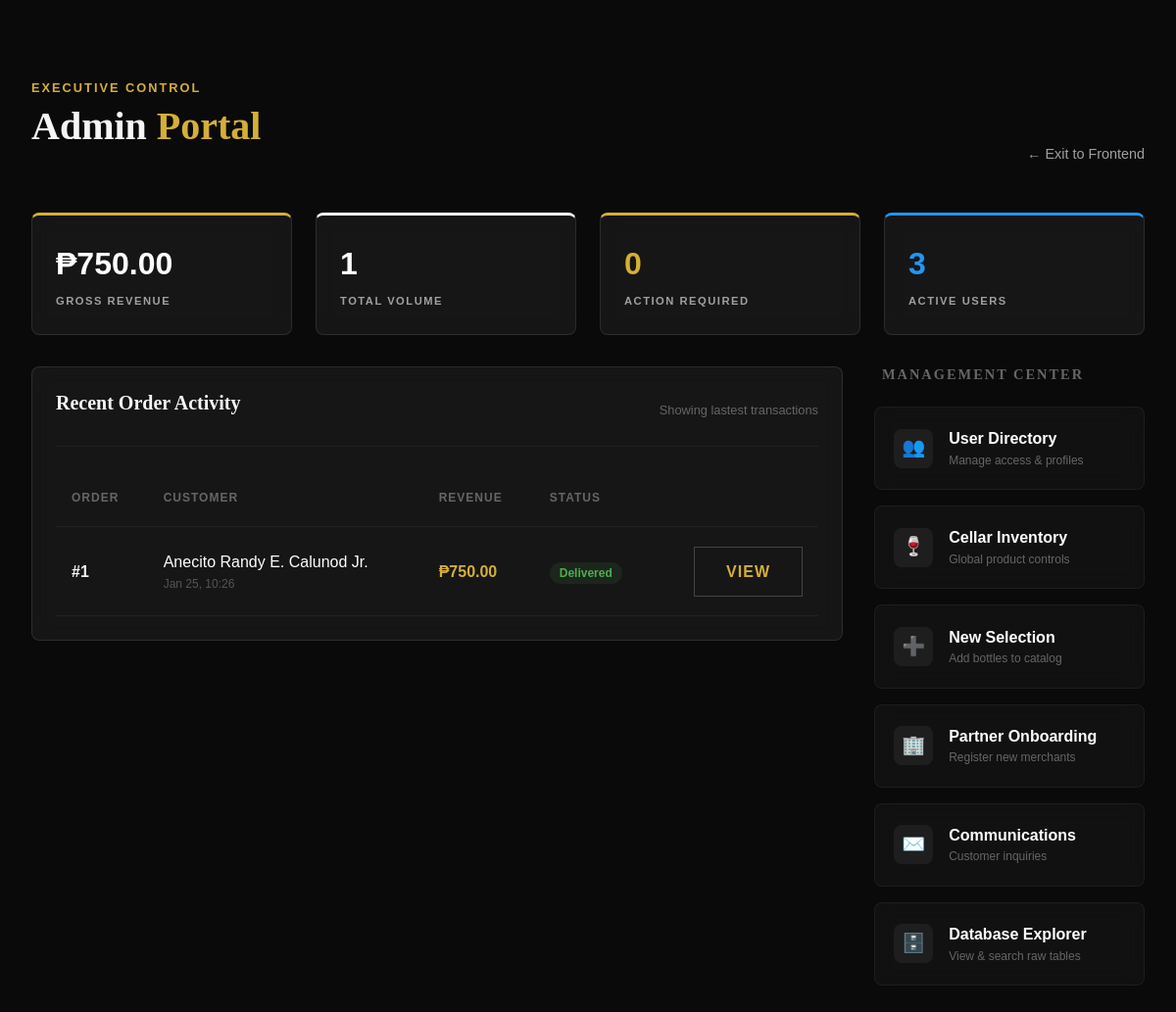
/admin/index.php (signed in), run on the app's committed database.
### tables this page shows
CREATE TABLE `orders` (
  `id` int(11) NOT NULL,
  `customer_name` varchar(255) NOT NULL,
  `customer_email` varchar(255) NOT NULL,
  `customer_address` text NOT NULL,
  `total_amount` decimal(10,2) NOT NULL,
  `order_date` datetime DEFAULT current_timestamp(),
  `status` varchar(50) DEFAULT 'Pending',
  `is_deleted` tinyint(1) DEFAULT 0,
  `user_id` int(11) DEFAULT NULL
);

### admin/index.php (the view, shortened to what this page needs)
<?php
include '../includes/db.php';
$stmt = $pdo->query("SELECT SUM(total_amount) as total FROM orders WHERE is_deleted = 0");
$total_sales = $stmt->fetch()['total'] ?? 0;
$stmt = $pdo->query("SELECT COUNT(*) as count FROM orders WHERE is_deleted = 0");
$total_orders = $stmt->fetch()['count'];
$stmt = $pdo->query("SELECT COUNT(*) as count FROM orders WHERE status = 'Pending' AND is_deleted = 0");
$pending_orders = $stmt->fetch()['count'];
$stmt = $pdo->query("SELECT COUNT(*) as count FROM users");
$total_users = $stmt->fetch()['count'];
$stmt = $pdo->query("SELECT * FROM orders WHERE is_deleted = 0 ORDER BY order_date DESC");
$orders = $stmt->fetchAll(PDO::FETCH_ASSOC);
?>
<!DOCTYPE html>
<html lang="en">
<head>
    <link rel="stylesheet" href="../css/style.css">
</head>
<body>
    <div class="admin-container">
        <header style="margin-bottom: 3rem; display: flex; justify-content: space-between; align-items: flex-end;">
            <div>
                <p style="color: var(--color-accent); text-transform: uppercase; font-size: 0.8rem; letter-spacing: 2px; margin-bottom: 5px; font-weight: 600;">Executive Control</p>
                <h1 style="font-family: 'Playfair Display', serif; font-size: 2.5rem;">Admin <span class="text-accent">Portal</span></h1>
            </div>
            <a href="../index.php" style="color: var(--color-text-muted); text-decoration: none; font-size: 0.9rem;">← Exit to Frontend</a>
        </header>
        <div class="stats-grid">
            <div class="glass-card stat-card" style="border-top: 3px solid var(--color-accent);">
                <div class="stat-value">₱<?php echo number_format($total_sales, 2); ?></div>
                <div class="stat-label">Gross Revenue</div>
            </div>
            <div class="glass-card stat-card" style="border-top: 3px solid #fff;">
                <div class="stat-value"><?php echo $total_orders; ?></div>
                <div class="stat-label">Total Volume</div>
            </div>
            <div class="glass-card stat-card" style="border-top: 3px solid #d4af37;">
                <div class="stat-value" style="color: #d4af37;"><?php echo $pending_orders; ?></div>
                <div class="stat-label">Action Required</div>
            </div>
            <div class="glass-card stat-card" style="border-top: 3px solid #2196f3;">
                <div class="stat-value" style="color: #2196f3;"><?php echo $total_users; ?></div>
                <div class="stat-label">Active Users</div>
            </div>
        </div>
        <div class="dashboard-grid">
            <div class="glass-card" style="padding: 1.5rem;">
                <div style="display: flex; justify-content: space-between; align-items: center; margin-bottom: 1.5rem; border-bottom: 1px solid rgba(255,255,255,0.05); padding-bottom: 1rem;">
                    <h2 style="font-size: 1.25rem;">Recent Order Activity</h2>
                    <span style="font-size: 0.8rem; color: #666;">Showing lastest transactions</span>
                </div>
                <table class="orders-table">
                    <thead>
                        <tr>
                            <th>Order</th>
                            <th>Customer</th>
                            <th>Revenue</th>
                            <th>Status</th>
                            <th></th>
                        </tr>
                    </thead>
                    <tbody>
                        <?php if (empty($orders)): ?>
                            <tr><td colspan="5" class="text-center" style="padding: 3rem; color: #555;">No recent data found.</td></tr>
                        <?php else: ?>
                            <?php foreach (array_slice($orders, 0, 10) as $order): ?>
                                <tr>
                                    <td style="font-weight: 600;">#<?php echo $order['id']; ?></td>
                                    <td>
                                        <div style="color: #fff;"><?php echo htmlspecialchars($order['customer_name']); ?></div>
                                        <div style="font-size: 0.75rem; color: #555;"><?php echo date('M d, H:i', strtotime($order['order_date'])); ?></div>
                                    </td>
                                    <td style="color: var(--color-accent); font-weight: 600;">₱<?php echo number_format($order['total_amount'], 2); ?></td>
                                    <td>
                                        <span class="status-badge status-<?php echo $order['status']; ?>">
                                            <?php echo htmlspecialchars($order['status']); ?>
                                        </span>
                                    </td>
                                    <td style="text-align: right;">
                                        <a href="view_order.php?id=<?php echo $order['id']; ?>" class="btn btn-sm" style="background: transparent; border: 1px solid #444;">View</a>
                                    </td>
                                </tr>
                            <?php endforeach; ?>
                        <?php endif; ?>
                    </tbody>
                </table>
            </div>
            <div class="management-column">
                <h3 style="font-size: 0.9rem; text-transform: uppercase; letter-spacing: 2px; color: #666; margin-bottom: 1.5rem; padding-left: 0.5rem;">Management Center</h3>
                <div class="management-center">
                    <a href="users.php" class="action-card glass-card">
                        <div class="action-icon">👥</div>
                        <div>
                            <div style="font-weight: 600;">User Directory</div>
                            <div style="font-size: 0.75rem; color: #666;">Manage access & profiles</div>
                        </div>
                    </a>
                    <a href="products.php" class="action-card glass-card">
                        <div class="action-icon">🍷</div>
                        <div>
                            <div style="font-weight: 600;">Cellar Inventory</div>
                            <div style="font-size: 0.75rem; color: #666;">Global product controls</div>
                        </div>
                    </a>
                    <a href="add_product.php" class="action-card glass-card">
                        <div class="action-icon">➕</div>
                        <div>
                            <div style="font-weight: 600;">New Selection</div>
                            <div style="font-size: 0.75rem; color: #666;">Add bottles to catalog</div>
                        </div>
                    </a>
                    <a href="add_seller.php" class="action-card glass-card">
                        <div class="action-icon">🏢</div>
                        <div>
                            <div style="font-weight: 600;">Partner Onboarding</div>
                            <div style="font-size: 0.75rem; color: #666;">Register new merchants</div>
                        </div>
                    </a>
                    <a href="messages.php" class="action-card glass-card">
                        <div class="action-icon">✉️</div>
                        <div>
                            <div style="font-weight: 600;">Communications</div>
                            <div style="font-size: 0.75rem; color: #666;">Customer inquiries</div>
                        </div>
                    </a>
                    <a href="database.php" class="action-card glass-card">
                        <div class="action-icon">🗄️</div>
                        <div>
                            <div style="font-weight: 600;">Database Explorer</div>
                            <div style="font-size: 0.75rem; color: #666;">View & search raw tables</div>
                        </div>
                    </a>
                </div>
            </div>
        </div>
    </div>
</body>
</html>

### css/style.css (style rules this page uses)
:root { --color-bg-main: #0a0a0a; --color-bg-secondary: #141414; --color-bg-card: rgba(30, 30, 30, 0.6); --color-primary: #720e1e; --color-primary-light: #a52a2a; --color-accent: #d4af37; --color-text-main: #f5f5f5; --color-text-muted: #a0a0a0; --font-heading: 'Playfair Display', serif; --font-body: 'Outfit', sans-serif; --spacing-xs: 0.5rem; --spacing-sm: 1rem; --spacing-md: 2rem; --spacing-lg: 4rem; --spacing-xl: 8rem; --glass-bg: rgba(255, 255, 255, 0.05); --glass-border: 1px solid rgba(255, 255, 255, 0.1); --shadow-main: 0 10px 30px rgba(0, 0, 0, 0.5); --transition-fast: 0.3s ease; }
*, *::before, *::after { box-sizing: border-box; margin: 0; padding: 0; }
html { scroll-behavior: smooth; }
body { background-color: var(--color-bg-main); color: var(--color-text-main); font-family: var(--font-body); line-height: 1.6; overflow-x: hidden; }
h1, h2, h3, h4, h5, h6 { font-family: var(--font-heading); color: var(--color-text-main); margin-bottom: var(--spacing-sm); line-height: 1.2; }
h1 { font-size: 3.5rem; }
h2 { font-size: 2.5rem; }
h3 { font-size: 1.75rem; }
a { color: inherit; text-decoration: none; transition: var(--transition-fast); }
.text-accent { color: var(--color-accent); }
.btn { display: inline-block; padding: 12px 32px; background: transparent; border: 1px solid var(--color-accent); color: var(--color-accent); font-family: var(--font-body); font-weight: 600; text-transform: uppercase; letter-spacing: 1px; cursor: pointer; transition: var(--transition-fast); }
.glass-card { background: var(--glass-bg); backdrop-filter: blur(10px); border: var(--glass-border); padding: var(--spacing-md); border-radius: 8px; position: relative; }
:root { --header-height: 80px; }

### admin/index.php (style rules this page uses)
.admin-container { max-width: 1300px; margin: 0 auto; padding: 2rem; padding-top: 80px; }
.dashboard-grid { display: grid; grid-template-columns: 3fr 1fr; gap: 2rem; align-items: start; }
.stats-grid { display: grid; grid-template-columns: repeat(auto-fit, minmax(200px, 1fr)); gap: 1.5rem; margin-bottom: 2rem; }
.stat-card { padding: 1.5rem; position: relative; overflow: hidden; }
.stat-value { font-size: 2rem; font-weight: 700; color: #fff; margin-bottom: 0.2rem; }
.stat-label { color: var(--color-text-muted); text-transform: uppercase; font-size: 0.7rem; letter-spacing: 1.5px; font-weight: 600; }
.management-center { display: grid; grid-template-columns: 1fr; gap: 1rem; }
.action-card { padding: 1.2rem; display: flex; align-items: center; gap: 1rem; text-decoration: none; color: #fff; transition: all 0.3s ease; background: rgba(255, 255, 255, 0.03); border: 1px solid rgba(255, 255, 255, 0.05); }
.action-icon { width: 40px; height: 40px; display: flex; align-items: center; justify-content: center; background: rgba(255, 255, 255, 0.05); border-radius: 8px; font-size: 1.2rem; }
.orders-table { width: 100%; border-collapse: collapse; color: var(--color-text-main); }
.orders-table th, .orders-table td { text-align: left; padding: 1.2rem 1rem; border-bottom: 1px solid rgba(255, 255, 255, 0.05); }
.orders-table th { color: #666; font-size: 0.75rem; text-transform: uppercase; letter-spacing: 1px; }
.status-badge { padding: 4px 10px; border-radius: 20px; font-size: 0.75rem; font-weight: 600; }
.status-Delivered { background: rgba(76, 175, 80, 0.1); color: #4caf50; }

### data on the page
orders: id "1", customer_name "Anecito Randy E. Calunod Jr.", order_date "Jan 25, 10:26", total_amount "750.00", status "Delivered"

### other printed values
$total_sales "750.00"
$total_orders "1"
$pending_orders "0"
$total_users "3"
